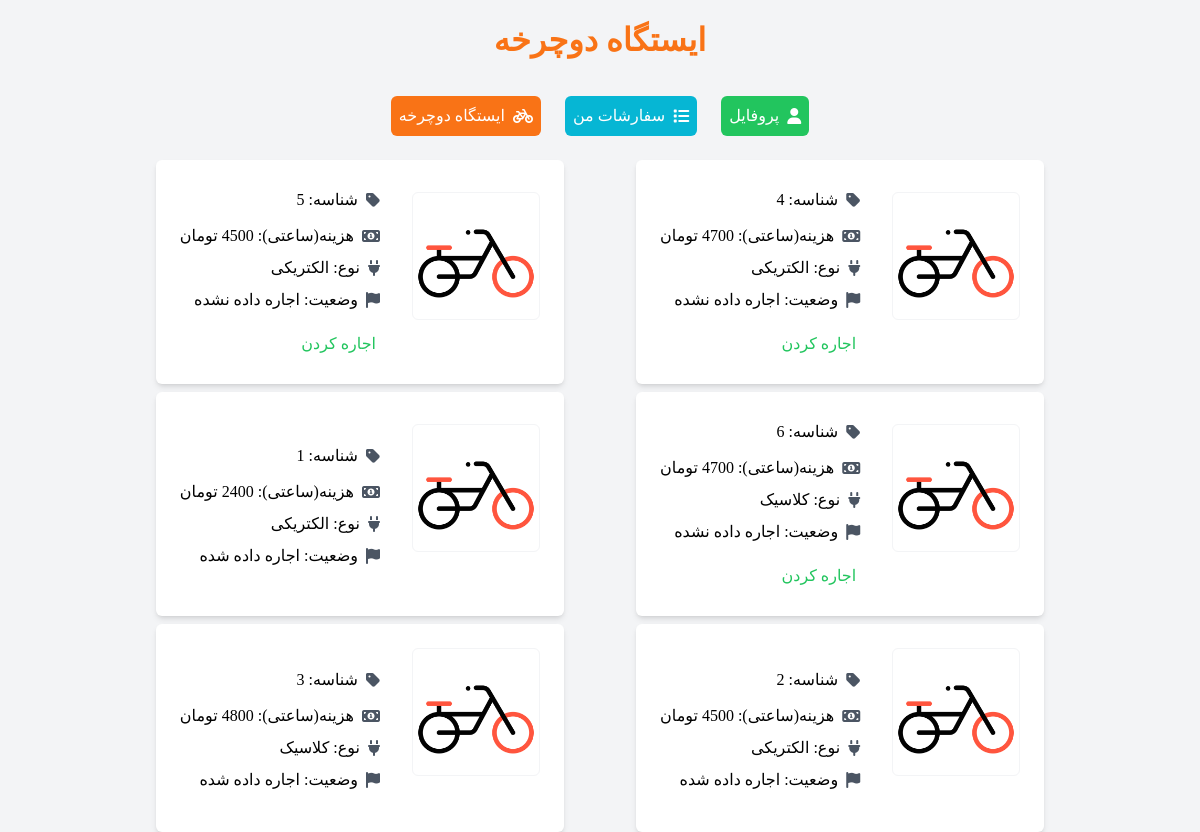
Page /bike/bike-list on the earlier database version.
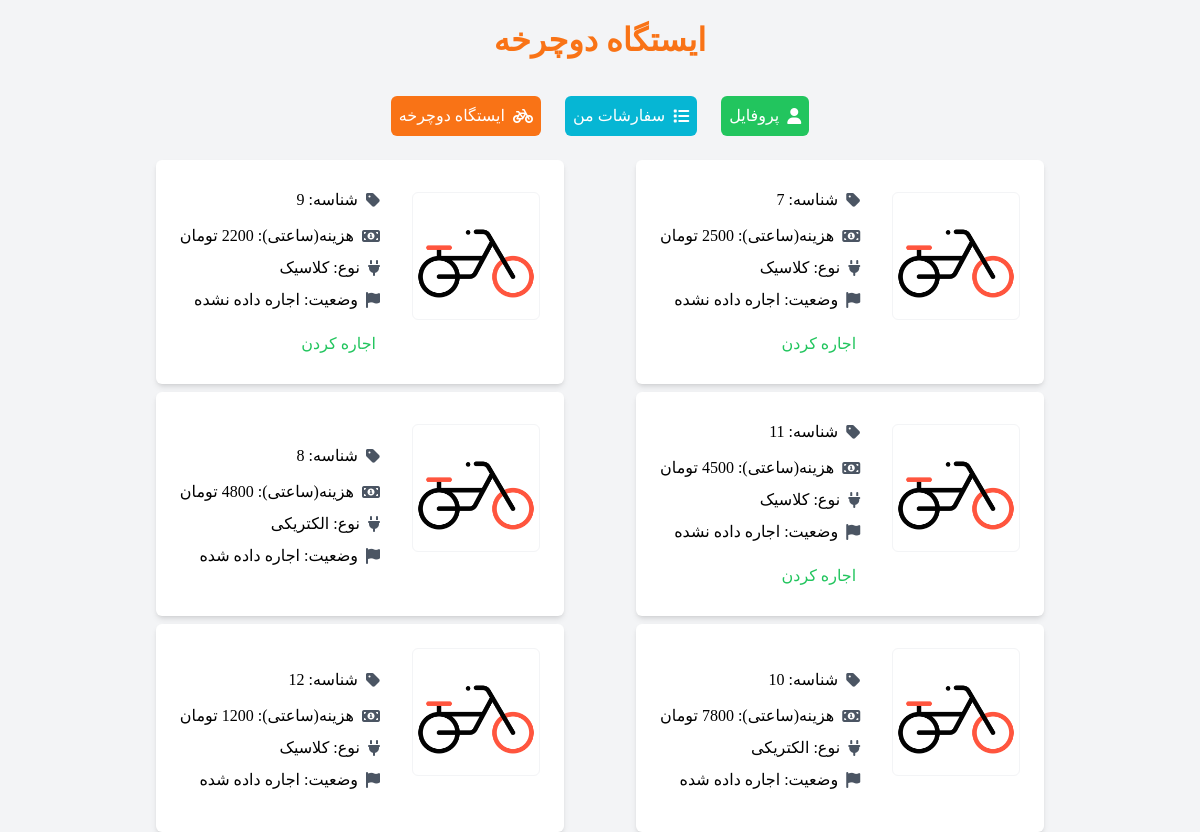
Same page on the later database version.
### bike/models.py (models this page shows, shortened)
class Bike(models.Model):
    price = models.IntegerField(verbose_name='نرخ اجاره ساعتی')
    add_date = models.DateField(auto_now_add=True, verbose_name='تاریخ اضافه شدن')
    status = models.BooleanField(default=False, verbose_name='اجاره داده شده')
    type = models.ForeignKey(Type, on_delete=models.CASCADE, verbose_name='نوع')
    class Meta:
        verbose_name = "دوچرخه"
        verbose_name_plural = "دورچرخه ها"

class Type(models.Model):
    type_name = models.CharField(max_length=250)
    type_slug = models.CharField(max_length=20)
    class Meta:
        verbose_name = 'نوع'
        verbose_name_plural = 'دسته بندی'
    def __str__(self):
        return self.type_name

### bike/views.py (the view)
# urls.py: path('bike-list', views.ListBikeView.as_view(), name='bike-list'),
class ListBikeView(ListView):
    template_name = 'bike_list.html'
    context_object_name = 'bike'
    queryset = Bike.objects.all()
    ordering = ['status']

### bike/templates/bike_list.html (shortened to what this page needs)
{% extends 'main.html' %}
{% block content %}
    <h1 class="text-[2rem] azar font-bold text-orange-500 text-center mt-4 mb-8">ایستگاه دوچرخه</h1>
    {% include 'menu.html' %}
    <section class="flex justify-center flex-wrap gap-2">
        {% for item in bike %}
            <div class="flex bg-white rounded-md p-6 items-center azar shadow-md gap-x-8 mx-8">
                <div>
                    <img src="./../static/images/get-bike.png" alt=""
                         class="block w-[8rem] mb-8 border border-gray-100 rounded-md">
                </div>
                <div class="flex flex-col">
                <span class="my-1 flex items-center gap-x-2">
                    <i class="fas fa-tag text-gray-600"></i>
                     شناسه:  {{ item.id }}
                </span>
                    <span class="mt-2 flex items-center gap-x-2">
                     <i class="fas fa-money-bill-alt text-gray-600"></i>
                     هزینه(ساعتی):  {{ item.price }} تومان
                </span>
                    <span class="mt-2 flex items-center gap-x-2">
                 <i class="fas fa-plug text-gray-600"></i>
                    نوع: {{ item.type }}
            </span>
                    <span class="mt-2 flex items-center gap-x-2">
                <i class="fas fa-flag text-gray-600"></i>
                    وضعیت: {% if item.status == True %}اجاره داده شده{% else %}اجاره داده نشده{% endif %}</span>
                    {% if item.status == False %}
                        <a href="{% url 'reservation:get-bike' item.id %}"
                           class="mt-4 text-green-500 text-center rounded-md w-fit p-1 hover:text-white hover:bg-green-500 duration-300">اجاره
                            کردن</a>
                    {% endif %}
                </div>
            </div>
        {% endfor %}
    </section>
{% endblock %}

### templates/main.html (shortened to what this page needs)
<!DOCTYPE html>
<html lang="fa" dir="rtl">
<head>
    <link rel="stylesheet" href="/static/style/tailwind.css"/>
    <link rel="stylesheet" href="/static/style/main.css"/>
    <link
            rel="stylesheet"
            href="https://cdnjs.cloudflare.com/ajax/libs/font-awesome/6.5.1/css/all.min.css"
    />
</head>
<body class="bg-gray-100">
{% block content %}
{% endblock %}
</body>
</html>

### templates/menu.html
{% extends 'main.html' %}
{% block content %}
    <div class="mx-auto flex justify-center text-center my-6 gap-x-6">
        <a href="{% url 'account:profile' %}" class="bg-green-500 text-white p-2 rounded-md azar flex items-center gap-x-2">
            <i class="fas fa-user"></i>
            <span>پروفایل</span>
        </a>
        <a href="{% url 'bike:my-bike' %}" class="bg-cyan-500 text-white p-2 rounded-md azar flex items-center gap-x-2">
             <i class="fas fa-list"></i>
            <span>سفارشات من</span>
        </a>
         <a href="{% url 'bike:bike-list' %}" class="bg-orange-500 text-white p-2 rounded-md azar flex items-center gap-x-2">
             <i class="fas fa-bicycle"></i>
            <span>ایستگاه دوچرخه</span>
        </a>
    </div>
{% endblock %}

### static/style/main.css (style rules this page uses)
.azar { font-family: "AzarMehr"; }

Differences in the rows shown:
removed Bike: id "4", price "4700", type "الکتریکی", status "اجاره داده نشده"
removed Bike: id "5", price "4500", type "الکتریکی", status "اجاره داده نشده"
removed Bike: id "6", price "4700", type "کلاسیک", status "اجاره داده نشده"
removed Bike: id "1", price "2400", type "الکتریکی", status "اجاره داده شده"
removed Bike: id "2", price "4500", type "الکتریکی", status "اجاره داده شده"
removed Bike: id "3", price "4800", type "کلاسیک", status "اجاره داده شده"
added Bike: id "7", price "2500", type "کلاسیک", status "اجاره داده نشده"
added Bike: id "9", price "2200", type "کلاسیک", status "اجاره داده نشده"
added Bike: id "11", price "4500", type "کلاسیک", status "اجاره داده نشده"
added Bike: id "8", price "4800", type "الکتریکی", status "اجاره داده شده"
added Bike: id "10", price "7800", type "الکتریکی", status "اجاره داده شده"
added Bike: id "12", price "1200", type "کلاسیک", status "اجاره داده شده"
